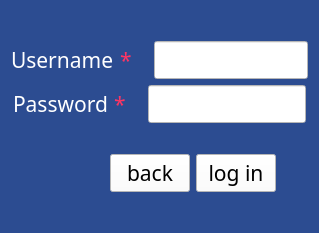
<?xml version="1.0" encoding="UTF-8"?>
<ui version="4.0">
 <class>log_in</class>
 <widget class="QMainWindow" name="log_in">
  <property name="geometry">
   <rect>
    <x>0</x>
    <y>0</y>
    <width>319</width>
    <height>233</height>
   </rect>
  </property>
  <property name="sizePolicy">
   <sizepolicy hsizetype="Preferred" vsizetype="Preferred">
    <horstretch>0</horstretch>
    <verstretch>0</verstretch>
   </sizepolicy>
  </property>
  <property name="font">
   <font>
    <family>Berlin Sans FB Demi</family>
    <pointsize>16</pointsize>
   </font>
  </property>
  <property name="windowTitle">
   <string>MainWindow</string>
  </property>
  <widget class="QWidget" name="centralwidget">
   <property name="styleSheet">
    <string notr="true">background-color: rgb(44, 76, 145);</string>
   </property>
   <layout class="QVBoxLayout" name="verticalLayout">
    <item>
     <spacer name="verticalSpacer">
      <property name="orientation">
       <enum>Qt::Vertical</enum>
      </property>
      <property name="sizeHint" stdset="0">
       <size>
        <width>20</width>
        <height>40</height>
       </size>
      </property>
     </spacer>
    </item>
    <item>
     <layout class="QVBoxLayout" name="verticalLayout_2" stretch="3,3,2,3">
      <item>
       <layout class="QHBoxLayout" name="horizontalLayout_2">
        <item>
         <spacer name="horizontalSpacer">
          <property name="orientation">
           <enum>Qt::Horizontal</enum>
          </property>
          <property name="sizeHint" stdset="0">
           <size>
            <width>40</width>
            <height>20</height>
           </size>
          </property>
         </spacer>
        </item>
        <item>
         <widget class="QLabel" name="label">
          <property name="font">
           <font>
            <family>Berlin Sans FB Demi</family>
            <pointsize>16</pointsize>
           </font>
          </property>
          <property name="styleSheet">
           <string notr="true">color: rgb(255, 255, 255);</string>
          </property>
          <property name="text">
           <string>Username</string>
          </property>
         </widget>
        </item>
        <item>
         <widget class="QLabel" name="label_3">
          <property name="styleSheet">
           <string notr="true">color: rgb(255, 52, 99);</string>
          </property>
          <property name="text">
           <string>*   </string>
          </property>
         </widget>
        </item>
        <item>
         <widget class="QLineEdit" name="username_lineedit">
          <property name="sizePolicy">
           <sizepolicy hsizetype="Expanding" vsizetype="Ignored">
            <horstretch>0</horstretch>
            <verstretch>0</verstretch>
           </sizepolicy>
          </property>
          <property name="minimumSize">
           <size>
            <width>20</width>
            <height>20</height>
           </size>
          </property>
          <property name="maximumSize">
           <size>
            <width>16777215</width>
            <height>16777215</height>
           </size>
          </property>
          <property name="sizeIncrement">
           <size>
            <width>0</width>
            <height>30</height>
           </size>
          </property>
          <property name="baseSize">
           <size>
            <width>0</width>
            <height>30</height>
           </size>
          </property>
          <property name="styleSheet">
           <string notr="true">background-color: rgb(255, 255, 255);</string>
          </property>
          <property name="echoMode">
           <enum>QLineEdit::Normal</enum>
          </property>
         </widget>
        </item>
        <item>
         <spacer name="horizontalSpacer_2">
          <property name="orientation">
           <enum>Qt::Horizontal</enum>
          </property>
          <property name="sizeHint" stdset="0">
           <size>
            <width>40</width>
            <height>20</height>
           </size>
          </property>
         </spacer>
        </item>
       </layout>
      </item>
      <item>
       <layout class="QHBoxLayout" name="horizontalLayout_3">
        <item>
         <spacer name="horizontalSpacer_3">
          <property name="orientation">
           <enum>Qt::Horizontal</enum>
          </property>
          <property name="sizeHint" stdset="0">
           <size>
            <width>40</width>
            <height>20</height>
           </size>
          </property>
         </spacer>
        </item>
        <item>
         <widget class="QLabel" name="label_2">
          <property name="font">
           <font>
            <family>Berlin Sans FB Demi</family>
            <pointsize>16</pointsize>
           </font>
          </property>
          <property name="styleSheet">
           <string notr="true">color: rgb(255, 255, 255);</string>
          </property>
          <property name="text">
           <string>Password</string>
          </property>
         </widget>
        </item>
        <item>
         <widget class="QLabel" name="label_4">
          <property name="styleSheet">
           <string notr="true">color: rgb(255, 52, 99);</string>
          </property>
          <property name="text">
           <string>*   </string>
          </property>
         </widget>
        </item>
        <item>
         <widget class="QLineEdit" name="password_lineedit">
          <property name="sizePolicy">
           <sizepolicy hsizetype="Expanding" vsizetype="Minimum">
            <horstretch>0</horstretch>
            <verstretch>0</verstretch>
           </sizepolicy>
          </property>
          <property name="styleSheet">
           <string notr="true">background-color: rgb(255, 255, 255);</string>
          </property>
          <property name="echoMode">
           <enum>QLineEdit::Password</enum>
          </property>
         </widget>
        </item>
        <item>
         <spacer name="horizontalSpacer_4">
          <property name="orientation">
           <enum>Qt::Horizontal</enum>
          </property>
          <property name="sizeHint" stdset="0">
           <size>
            <width>40</width>
            <height>20</height>
           </size>
          </property>
         </spacer>
        </item>
       </layout>
      </item>
      <item>
       <spacer name="verticalSpacer_3">
        <property name="orientation">
         <enum>Qt::Vertical</enum>
        </property>
        <property name="sizeHint" stdset="0">
         <size>
          <width>20</width>
          <height>40</height>
         </size>
        </property>
       </spacer>
      </item>
      <item>
       <layout class="QHBoxLayout" name="horizontalLayout_4" stretch="1,2,2,2,1">
        <item>
         <spacer name="horizontalSpacer_6">
          <property name="orientation">
           <enum>Qt::Horizontal</enum>
          </property>
          <property name="sizeHint" stdset="0">
           <size>
            <width>40</width>
            <height>20</height>
           </size>
          </property>
         </spacer>
        </item>
        <item>
         <spacer name="horizontalSpacer_5">
          <property name="orientation">
           <enum>Qt::Horizontal</enum>
          </property>
          <property name="sizeHint" stdset="0">
           <size>
            <width>40</width>
            <height>20</height>
           </size>
          </property>
         </spacer>
        </item>
        <item>
         <widget class="QPushButton" name="pushButton_2">
          <property name="styleSheet">
           <string notr="true">background-color: rgb(255, 255, 255);
font: 700 16pt &quot;Berlin Sans FB Demi&quot;;</string>
          </property>
          <property name="text">
           <string>back</string>
          </property>
         </widget>
        </item>
        <item>
         <widget class="QPushButton" name="pushButton">
          <property name="styleSheet">
           <string notr="true">background-color: rgb(255, 255, 255);
font: 700 16pt &quot;Berlin Sans FB Demi&quot;;</string>
          </property>
          <property name="text">
           <string>log in</string>
          </property>
         </widget>
        </item>
        <item>
         <spacer name="horizontalSpacer_7">
          <property name="orientation">
           <enum>Qt::Horizontal</enum>
          </property>
          <property name="sizeHint" stdset="0">
           <size>
            <width>40</width>
            <height>20</height>
           </size>
          </property>
         </spacer>
        </item>
       </layout>
      </item>
     </layout>
    </item>
    <item>
     <spacer name="verticalSpacer_2">
      <property name="orientation">
       <enum>Qt::Vertical</enum>
      </property>
      <property name="sizeHint" stdset="0">
       <size>
        <width>20</width>
        <height>40</height>
       </size>
      </property>
     </spacer>
    </item>
   </layout>
  </widget>
 </widget>
 <resources/>
 <connections/>
</ui>
